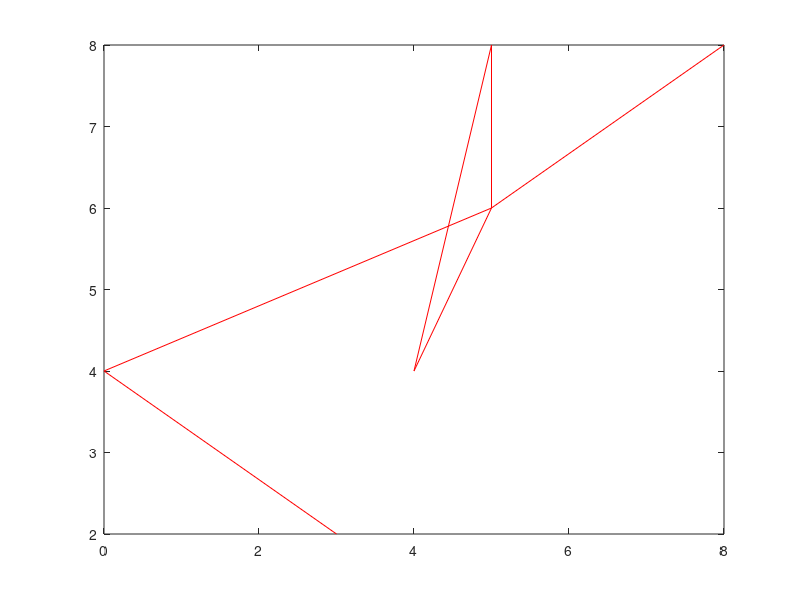

Reproduce this figure in MATLAB.
clearvars
myDotProduct = 0
for k = 1:100
    x(k) = log(k) + sqrt(k)
    y(k) = k/(6*pi)
    myDotProduct = myDotProduct + x(k)*y(k)
end
actualDotProduct = dot(x,y)

% extracts numbers geater than 8 in the vector!!
x = [9, 8, 3, 5, 9, 7, 7, 2]
x(x > 8)

x = 0.01:0.01:1
y = sin(1./x)
semilogx(x,y)

clearvars
n = 7
for i = 1:n
    for j = 1:n
        A(i,j) = cos(2*pi/max(i,j))
    end
end
rankA = rank(A)
B = A^3
rankA3 = rank(B)
det(B)

v1 = [4, 10/7, -2/5]
v2 = [3/2, 3, -1/6]
v3 = [2. 7/6, 3/7]
dot(cross(v1,v3), v2)



clc


f1=inline('x.^2'); f2=inline('(x-1).^2'); x=linspace(0,2); y1=f1(x); y2=f2(x); plot(x,y1,x,y2);

clearvars
clc
x = linspace(28,52,1000)
for i = 2:2:1000
    x(i) = 2*x(i)
end
x(456)

x = linspace(0,4)
f = inline('exp(x.^2)')
semilogx(x,f(x))

f3 = inline('x.^2')
f4 = inline('(x-1).^2')
x = linspace(0,4)
plot(x,f3(x),x,f4(x))

clearvars, clc
v1 = [3,3,-5/4]
v2 = [5/3,-2/3,3/10]
v3 = [1/6, 1, 5/7]
1/6*(dot(cross(v3,v2),v1))

clearvars, clc
-2*eye(5) + diag(ones(1,4),1)+diag(ones(1,4),-1)

clearvars
x = [1, log(2), sqrt(7)]'
y = [pi, log(3), sqrt(8)]'
dot(x,y)

y=[2, 4, 6, 4, 8, 6, 8]
x=[3, 0, 5, 4, 5, 5, 8] 
y==x

A = rand(1,3)
B = rand(1,3)
A.^B

plot(x,y,'r-')
